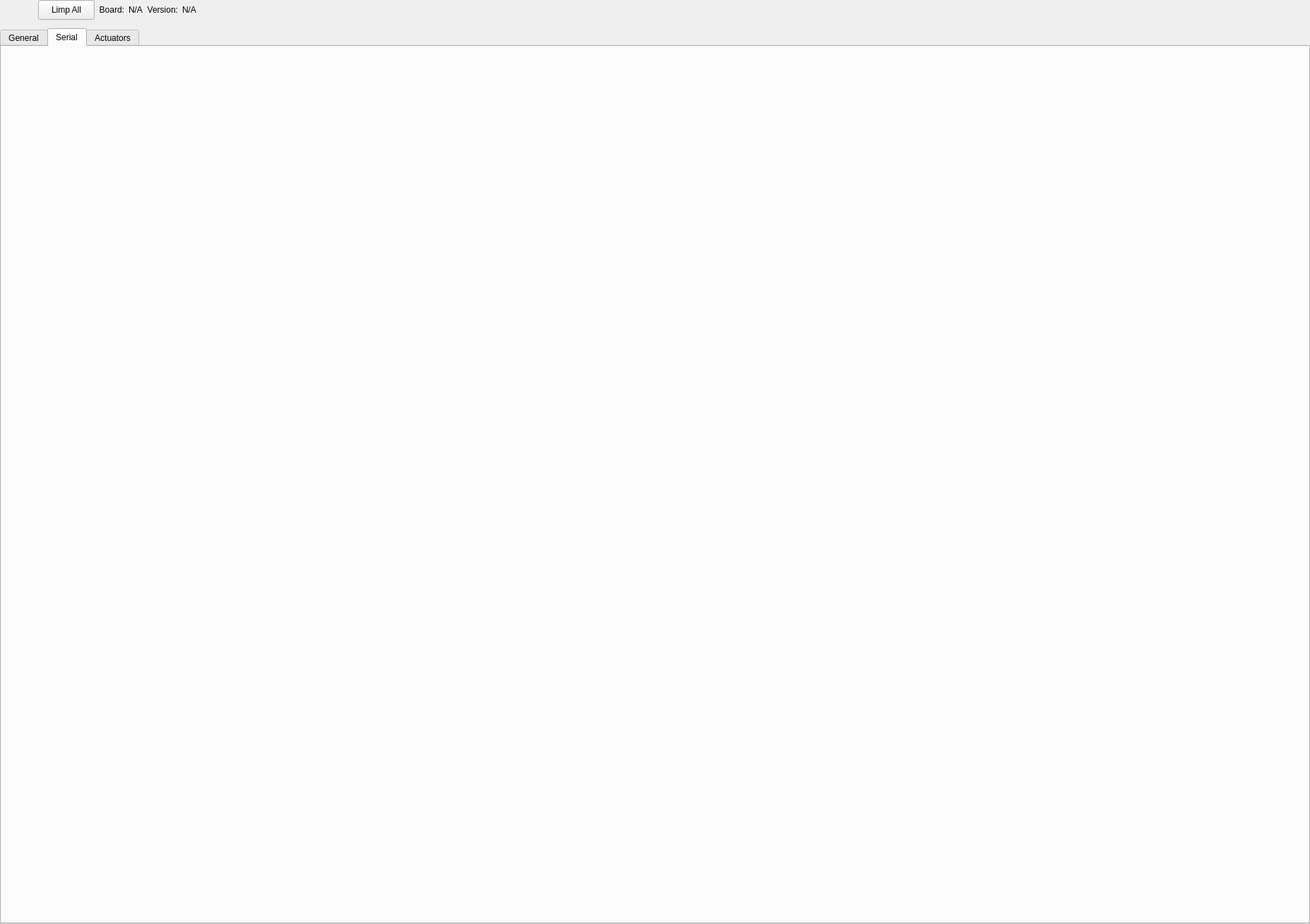
<?xml version="1.0" encoding="UTF-8"?>
<ui version="4.0">
 <class>Servotor32ControllerWidget</class>
 <widget class="QWidget" name="Servotor32ControllerWidget">
  <property name="geometry">
   <rect>
    <x>0</x>
    <y>0</y>
    <width>1855</width>
    <height>1309</height>
   </rect>
  </property>
  <property name="sizePolicy">
   <sizepolicy hsizetype="Minimum" vsizetype="Minimum">
    <horstretch>0</horstretch>
    <verstretch>0</verstretch>
   </sizepolicy>
  </property>
  <property name="windowTitle">
   <string>Form</string>
  </property>
  <layout class="QVBoxLayout" name="verticalLayout" stretch="0,0,1">
   <property name="leftMargin">
    <number>0</number>
   </property>
   <property name="topMargin">
    <number>0</number>
   </property>
   <property name="rightMargin">
    <number>0</number>
   </property>
   <property name="bottomMargin">
    <number>0</number>
   </property>
   <item>
    <layout class="QHBoxLayout" name="horizontalLayout">
     <item>
      <widget class="TryToggle" name="tryToggleConnect" native="true">
       <property name="sizePolicy">
        <sizepolicy hsizetype="Preferred" vsizetype="Fixed">
         <horstretch>0</horstretch>
         <verstretch>0</verstretch>
        </sizepolicy>
       </property>
       <property name="minimumSize">
        <size>
         <width>48</width>
         <height>28</height>
        </size>
       </property>
      </widget>
     </item>
     <item>
      <widget class="QPushButton" name="pushButtonLimpAll">
       <property name="sizePolicy">
        <sizepolicy hsizetype="Preferred" vsizetype="Fixed">
         <horstretch>0</horstretch>
         <verstretch>0</verstretch>
        </sizepolicy>
       </property>
       <property name="minimumSize">
        <size>
         <width>48</width>
         <height>28</height>
        </size>
       </property>
       <property name="text">
        <string>Limp All</string>
       </property>
      </widget>
     </item>
     <item>
      <widget class="QLabel" name="label_2">
       <property name="sizePolicy">
        <sizepolicy hsizetype="Minimum" vsizetype="Minimum">
         <horstretch>0</horstretch>
         <verstretch>0</verstretch>
        </sizepolicy>
       </property>
       <property name="text">
        <string>Board:</string>
       </property>
       <property name="alignment">
        <set>Qt::AlignmentFlag::AlignRight|Qt::AlignmentFlag::AlignTrailing|Qt::AlignmentFlag::AlignVCenter</set>
       </property>
      </widget>
     </item>
     <item>
      <widget class="QLabel" name="labelBoardType">
       <property name="sizePolicy">
        <sizepolicy hsizetype="Minimum" vsizetype="Minimum">
         <horstretch>0</horstretch>
         <verstretch>0</verstretch>
        </sizepolicy>
       </property>
       <property name="text">
        <string>N/A</string>
       </property>
      </widget>
     </item>
     <item>
      <widget class="QLabel" name="label_4">
       <property name="sizePolicy">
        <sizepolicy hsizetype="Minimum" vsizetype="Minimum">
         <horstretch>0</horstretch>
         <verstretch>0</verstretch>
        </sizepolicy>
       </property>
       <property name="text">
        <string>Version:</string>
       </property>
       <property name="alignment">
        <set>Qt::AlignmentFlag::AlignRight|Qt::AlignmentFlag::AlignTrailing|Qt::AlignmentFlag::AlignVCenter</set>
       </property>
      </widget>
     </item>
     <item>
      <widget class="QLabel" name="labelBoardVersion">
       <property name="sizePolicy">
        <sizepolicy hsizetype="Minimum" vsizetype="Minimum">
         <horstretch>0</horstretch>
         <verstretch>0</verstretch>
        </sizepolicy>
       </property>
       <property name="text">
        <string>N/A</string>
       </property>
      </widget>
     </item>
     <item>
      <spacer name="horizontalSpacer">
       <property name="orientation">
        <enum>Qt::Orientation::Horizontal</enum>
       </property>
       <property name="sizeHint" stdset="0">
        <size>
         <width>40</width>
         <height>20</height>
        </size>
       </property>
      </spacer>
     </item>
    </layout>
   </item>
   <item>
    <widget class="NoticeList" name="widgetNoticeList" native="true">
     <property name="sizePolicy">
      <sizepolicy hsizetype="Expanding" vsizetype="Minimum">
       <horstretch>0</horstretch>
       <verstretch>0</verstretch>
      </sizepolicy>
     </property>
     <property name="maximumSize">
      <size>
       <width>16777215</width>
       <height>200</height>
      </size>
     </property>
    </widget>
   </item>
   <item>
    <widget class="QTabWidget" name="tabWidget">
     <property name="sizePolicy">
      <sizepolicy hsizetype="Minimum" vsizetype="Minimum">
       <horstretch>0</horstretch>
       <verstretch>0</verstretch>
      </sizepolicy>
     </property>
     <property name="currentIndex">
      <number>1</number>
     </property>
     <widget class="QWidget" name="tabGeneral">
      <property name="sizePolicy">
       <sizepolicy hsizetype="Minimum" vsizetype="Minimum">
        <horstretch>0</horstretch>
        <verstretch>0</verstretch>
       </sizepolicy>
      </property>
      <attribute name="title">
       <string>General</string>
      </attribute>
      <layout class="QGridLayout" name="gridLayout_5">
       <item row="0" column="0" colspan="2">
        <widget class="QLabel" name="label">
         <property name="sizePolicy">
          <sizepolicy hsizetype="Minimum" vsizetype="Minimum">
           <horstretch>0</horstretch>
           <verstretch>0</verstretch>
          </sizepolicy>
         </property>
         <property name="text">
          <string>&lt;h1&gt;ArcBotics™ Servotor32 Controller version 2.1&lt;/h1&gt;
&lt;p&gt;This is the native Hexy controller for OctoMY™&lt;/p&gt;
&lt;p&gt;You will find full documentation for it &lt;a href=&quot;http://www.octomy.org/documentation/development/architectual-overview/servotor32&quot; &gt;here&lt;/a&gt;&lt;/p&gt;
&lt;h2&gt;Quick guide&lt;/h2&gt;
&lt;ol&gt;
&lt;li&gt;Get a &lt;a href=&quot;http://arcbotics.com/products/hexy/&quot; &gt;compatible&lt;/a&gt; robot.&lt;/li&gt;
&lt;li&gt;Go &lt;a href=&quot;http://arcbotics.com/lessons/updating-the-servotor32-firmware/&quot; &gt;download&lt;/a&gt;, and upload latest version of Servotor32 firmware on your board .&lt;/li&gt;
&lt;li&gt;Connect your board to this Agent via USB cable or pair with Bluetooth.&lt;/li&gt;
&lt;li&gt;Go the Serial tab and configure serial parameters.&lt;/li&gt;
&lt;li&gt;Go the Actuators tab and verify the configuration of the actuatuators.&lt;br/&gt;
NOTE: The default configuration will match the recommended configuration in the instructions&lt;br/&gt;
that came with the Hexy, so if you deviated from instructions you will need to make matching&lt;br/&gt;
ajustments here.&lt;/li&gt;
&lt;li&gt;You are now ready to start using your Hexy!&lt;/li&gt;
&lt;/ol&gt;</string>
         </property>
         <property name="alignment">
          <set>Qt::AlignmentFlag::AlignLeading|Qt::AlignmentFlag::AlignLeft|Qt::AlignmentFlag::AlignTop</set>
         </property>
         <property name="wordWrap">
          <bool>true</bool>
         </property>
         <property name="openExternalLinks">
          <bool>true</bool>
         </property>
        </widget>
       </item>
      </layout>
     </widget>
     <widget class="SerialSettingsWidget" name="tabSerial">
      <property name="sizePolicy">
       <sizepolicy hsizetype="Minimum" vsizetype="Minimum">
        <horstretch>0</horstretch>
        <verstretch>0</verstretch>
       </sizepolicy>
      </property>
      <attribute name="title">
       <string>Serial</string>
      </attribute>
     </widget>
     <widget class="QWidget" name="tabActuators">
      <property name="sizePolicy">
       <sizepolicy hsizetype="Minimum" vsizetype="Minimum">
        <horstretch>0</horstretch>
        <verstretch>0</verstretch>
       </sizepolicy>
      </property>
      <attribute name="title">
       <string>Actuators</string>
      </attribute>
      <layout class="QGridLayout" name="gridLayout_2">
       <property name="leftMargin">
        <number>0</number>
       </property>
       <property name="topMargin">
        <number>0</number>
       </property>
       <property name="rightMargin">
        <number>0</number>
       </property>
       <property name="bottomMargin">
        <number>0</number>
       </property>
       <property name="horizontalSpacing">
        <number>0</number>
       </property>
       <item row="0" column="0">
        <widget class="QScrollArea" name="scrollAreaServos">
         <property name="sizePolicy">
          <sizepolicy hsizetype="Minimum" vsizetype="Minimum">
           <horstretch>0</horstretch>
           <verstretch>0</verstretch>
          </sizepolicy>
         </property>
         <property name="frameShape">
          <enum>QFrame::Shape::NoFrame</enum>
         </property>
         <property name="frameShadow">
          <enum>QFrame::Shadow::Plain</enum>
         </property>
         <property name="lineWidth">
          <number>0</number>
         </property>
         <property name="horizontalScrollBarPolicy">
          <enum>Qt::ScrollBarPolicy::ScrollBarAlwaysOff</enum>
         </property>
         <property name="widgetResizable">
          <bool>true</bool>
         </property>
         <widget class="QWidget" name="scrollAreaWidgetContents">
          <property name="geometry">
           <rect>
            <x>0</x>
            <y>0</y>
            <width>1851</width>
            <height>1226</height>
           </rect>
          </property>
          <property name="sizePolicy">
           <sizepolicy hsizetype="Minimum" vsizetype="Minimum">
            <horstretch>0</horstretch>
            <verstretch>0</verstretch>
           </sizepolicy>
          </property>
          <layout class="QVBoxLayout" name="verticalLayoutServos">
           <property name="spacing">
            <number>0</number>
           </property>
           <property name="leftMargin">
            <number>0</number>
           </property>
           <property name="topMargin">
            <number>0</number>
           </property>
           <property name="rightMargin">
            <number>0</number>
           </property>
           <property name="bottomMargin">
            <number>0</number>
           </property>
          </layout>
         </widget>
        </widget>
       </item>
      </layout>
     </widget>
    </widget>
   </item>
  </layout>
 </widget>
 <customwidgets>
  <customwidget>
   <class>TryToggle</class>
   <extends>QWidget</extends>
   <header location="global">components/TryToggle.hpp</header>
   <container>1</container>
  </customwidget>
  <customwidget>
   <class>SerialSettingsWidget</class>
   <extends>QWidget</extends>
   <header location="global">hardware/serial/SerialSettingsWidget.hpp</header>
   <container>1</container>
  </customwidget>
  <customwidget>
   <class>NoticeList</class>
   <extends>QWidget</extends>
   <header location="global">components/NoticeList.hpp</header>
   <container>1</container>
  </customwidget>
 </customwidgets>
 <resources/>
 <connections>
  <connection>
   <sender>pushButtonLimpAll</sender>
   <signal>clicked()</signal>
   <receiver>Servotor32ControllerWidget</receiver>
   <slot>limpAll()</slot>
   <hints>
    <hint type="sourcelabel">
     <x>94</x>
     <y>50</y>
    </hint>
    <hint type="destinationlabel">
     <x>927</x>
     <y>654</y>
    </hint>
   </hints>
  </connection>
 </connections>
 <slots>
  <slot>feedrateChanged(int)</slot>
  <slot>toggleGait(bool)</slot>
  <slot>limpAll()</slot>
 </slots>
</ui>
